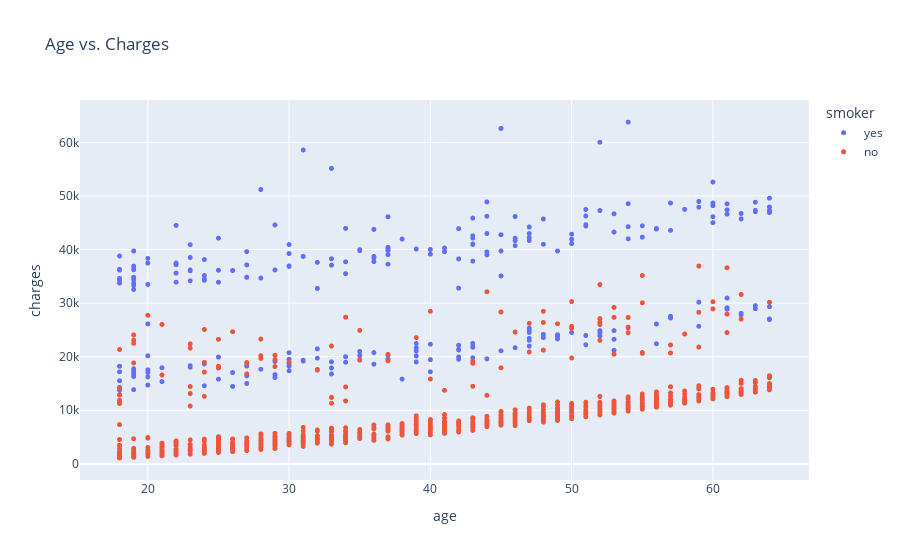

The cell this chart's notebook holds for it:
### Markdown cell above
Having looked at individual columns, we can now visualize the relationship between "charges" (the value we wish to predict) and other columns.

### Age and Charges

Let's visualize the relationship between "age" and "charges" using a scatter plot. Each point in the scatter plot represents one customer. We'll also use values in the "smoker" column to color the points.

### Code cell
fig = px.scatter(medical_df,
                 x='age',
                 y='charges',
                 color='smoker',
                 opacity=1.0,
                 hover_data=['sex'],
                 title='Age vs. Charges')
fig.update_traces(marker_size=5)
fig.show()

### Figure 1 — Plotly figure (JSON) as saved in the notebook; plotly's stock layout.template omitted (floating-point values rounded to 4 significant figures; data arrays with more than 128 entries replaced by an {"elided": "..."} marker saying what was removed)
{"data": [{"customdata": {"elided": "274x1 str values"}, "hovertemplate": "smoker=yes<br>age=%{x}<br>charges=%{y}<br>sex=%{customdata[0]}<extra></extra>", "legendgroup": "yes", "marker": {"color": "#636efa", "opacity": 1, "size": 5, "symbol": "circle"}, "mode": "markers", "name": "yes", "showlegend": true, "type": "scattergl", "x": {"elided": "274 int values"}, "xaxis": "x", "y": {"elided": "274 float values"}, "yaxis": "y"}, {"customdata": {"elided": "1064x1 str values"}, "hovertemplate": "smoker=no<br>age=%{x}<br>charges=%{y}<br>sex=%{customdata[0]}<extra></extra>", "legendgroup": "no", "marker": {"color": "#EF553B", "opacity": 1, "size": 5, "symbol": "circle"}, "mode": "markers", "name": "no", "showlegend": true, "type": "scattergl", "x": {"elided": "1064 int values"}, "xaxis": "x", "y": {"elided": "1064 float values"}, "yaxis": "y"}], "layout": {"legend": {"title": {"text": "smoker"}, "tracegroupgap": 0}, "title": {"text": "Age vs. Charges"}, "xaxis": {"anchor": "y", "domain": [0, 1], "title": {"text": "age"}}, "yaxis": {"anchor": "x", "domain": [0, 1], "title": {"text": "charges"}}}}
